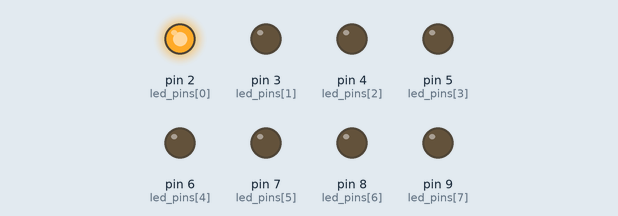
Bench run of a sketch on a simulated Arduino Uno, built with avr-gcc and run on an emulated ATmega328P. Parts: output pins drawn as LEDs (lit = HIGH).

Above: at 0.05 s.
At 0.35 s:
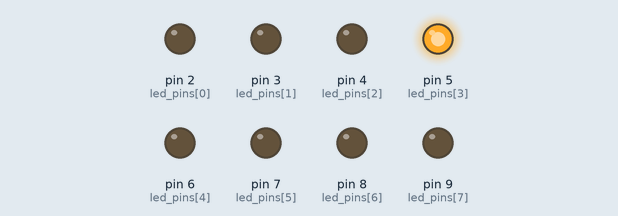
At 0.75 s:
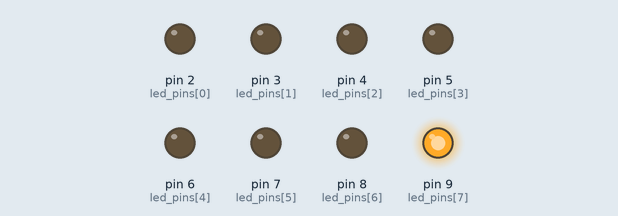
At 1.45 s:
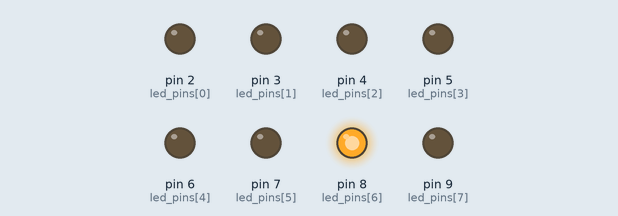
At 2.15 s:
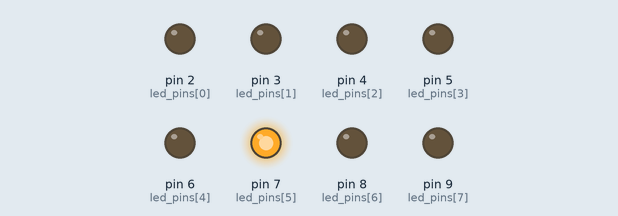
At 2.85 s:
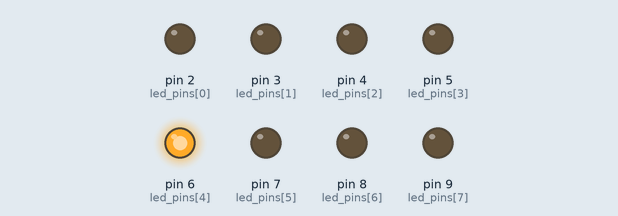
Timing chart, 0 to 3.1 s (numbered marks = the images above):
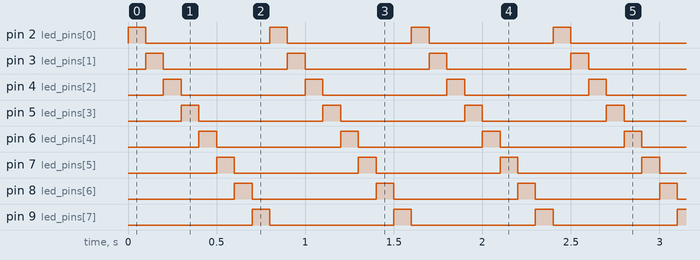

The sketch:

ripple.ino
```cpp
int led_pins[8] = {2, 3, 4, 5, 6, 7, 8, 9};

// the setup routine runs once when you press reset:
void setup() {
  // initialize the digital pin as an output.
  for (int i = 0; i < 8; i++) {
    pinMode(led_pins[i], OUTPUT);
  }

}

// the loop routine runs over and over again forever:
void loop() {
  for (int i = 0; i < 8; i++) {
    digitalWrite(led_pins[i], HIGH);
    delay(100);
    digitalWrite(led_pins[i], LOW);
  }
}
```

Measured:
- by itself, pin 2 (led_pins[0]), pin 3 (led_pins[1]), pin 4 (led_pins[2]), pin 5 (led_pins[3]), pin 6 (led_pins[4]), pin 7 (led_pins[5]), pin 8 (led_pins[6]), pin 9 (led_pins[7]): alternates HIGH for 0.10 s and LOW for 0.70 s
- by itself, everything shown: repeats every 0.80 s, in 8 steps
